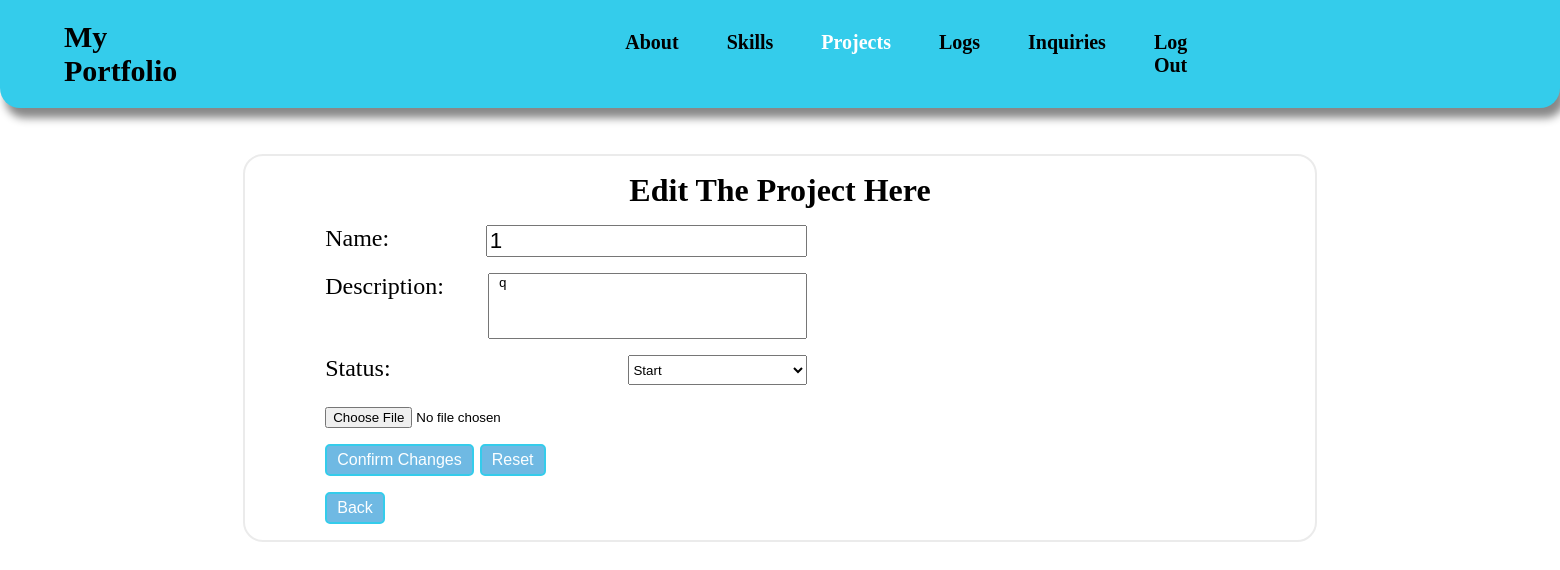
/admin/projects/edit_projects.php?edit=305 (signed in), run on the app's committed database.
### tables this page shows
CREATE TABLE `projects` (
  `id` int(11) NOT NULL,
  `name` varchar(100) NOT NULL,
  `description` text NOT NULL,
  `status` varchar(100) NOT NULL,
  `user_id` int(100) NOT NULL,
  `file_name` varchar(200) DEFAULT NULL,
  `time` timestamp NOT NULL DEFAULT current_timestamp()
);

### admin/projects/backend_edit_projects.php (called while the page is built, shortened)
<?php
    $user_id = $_SESSION['id'];
    if (isset($_GET['edit'])) {
        $edit_id = $_GET['edit'];
        $sql = "SELECT * FROM projects WHERE id = $edit_id";
        $result = mysqli_query($conn,$sql);
        if (mysqli_num_rows($result) == 1) {
            $get = mysqli_fetch_assoc($result);
            $name = $get['name'];
            $description = $get['description'];
            $status = $get['status'];
            $file_name = $get['file_name'];
        }
    }
?>

### admin/projects/edit_projects.php (the view, shortened to what this page needs)
<!DOCTYPE html>
<html lang="en">
<head>
    <link rel="stylesheet" href="/my_portfolio/css/edit.css">
</head>
<body>
<?php
    require_once($_SERVER['DOCUMENT_ROOT']. "/my_portfolio/php/config.php");
    include('backend_edit_projects.php');
?>
    <div class="header">
        <div class="header_container">
            <div class="nav_bar">
                <h1 class="header_title"> <a href="/my_portfolio/php/dashboard.php"> My Portfolio </a> </h1>
                <nav class="header_text">
                    <ul>
                        <li> <a href="../about/about.php"> About </a> </li>
                        <li id="skills"> <a href="../skills/skills.php"> Skills </a> </li>
                        <li id="projects"> <a href="../projects/projects.php"> Projects </a> </li>
                        <li id="logs"> <a href="/my_portfolio/php/logs.php"> Logs </a> </li>
                        <li id="inquiries"> <a href="/my_portfolio/php/inquiries.php"> Inquiries </a> </li>
                        <li> <a href="/my_portfolio/php/logout.php" onclick="return confirm('Are you sure you want to Log Out?')"> Log Out </a> </li>
                    </ul>
                </nav>
            </div>
        </div>
    </div>
    <form method="POST" class="project_form" enctype="multipart/form-data">
        <div class="project_section">
            <div class="project_form"> Edit The Project Here </div>
                <div class="project_container">
                    <div class="project_name">
                        <label for="name"> Name: </label>
                        <input type="text" id="project_name" name="project_name" value="<?php echo htmlspecialchars($name); ?>">
                    </div>
                    <div class="description">
                        <label for="description"> Description: </label>
                        <textarea type="text" id="description" name="description" rows="4" cols="38" placeholder="description" required> <?php echo htmlspecialchars($description); ?> </textarea>
                    </div>
                    <div class="status">
                        <label for="status"> Status: </label>
                        <select id="status" name="status" required>
                            <option value="Start" <?php if ($status == 'Start') echo 'selected'; ?>> Start </option>
                        </select>
                    </div>
                    <div class="for_file">
                        <div class="about_file">
                            <input type="file" name="fileToUpload" value="<?php echo '../../uploads/projects/'. $user_id. "/". $file_name; ?>">
                        </div>
                    </div>
                    <div class="edit_button">
                        <button type="submit"> Confirm Changes </button>
                        <input type="reset" value="Reset">
                    </div>
                    <div class="back_button">
                        <button onclick="location.href='../projects/projects.php'" type="button"> Back </button>
                    </div>
                </div>
    </form>
</body>
</html>

### css/edit.css (style rules this page uses)
body { min-height: 100vh; width: 100%; margin: 0; padding: 0; box-sizing: border-box; overflow-x: hidden; }
h1 a { display: inline-flex; text-decoration: none; color: black; }
.header { background-color: #34cceb; border-radius: 0px 0px 20px 20px; box-shadow: 5px 10px 8px #888888; }
.header_container { display: inline-block; width: 100% }
.nav_bar { display: inline-flex; align-items: center; gap: 28rem; }
.header_text { font-weight: 700; font-size: 20px; padding: 0; }
.header_text li { list-style: none; display: flex; }
ul { gap: 3rem; display: inline-flex; padding: 0; }
.header_text li a { text-decoration: none; color: black; }
.header_title { font-size: 30px; display: flex; justify-content: flex-start; padding: 0 0 0 4rem; }
li#projects a { color: white; }
.project_form { margin: 1rem; }
textarea { resize: none; width: 65%; }
.description { margin-top: 1rem; display: flex; justify-content: space-between; width: 100%; }
.project_section { width: 70%; height: 60%; background-color: #fff; margin: 30px 0; border-radius: 20px; border: 2px solid #ebebeb; align-items: center; }
.project_container { font-size: 1.5rem; align-items: flex-start; display: flex; flex-direction: column; font-weight: 500; margin-left: 5rem; width: 45%; }
.project_name input[type="text"] { font-size: 1.4rem; width: 65%; }
.project_form { display: flex; justify-content: center; font-size: 2rem; font-weight: 700; }
button { font-size: 1rem; font-weight: 500; border: 2px solid #34cceb; border-radius: 5px; padding: 5px 10px; background-color: #6fb9e3; color: #fcfeff; }
.project_name { display: flex; justify-content: space-between; width: 100%; }
.status { margin: 1rem 0; display: flex; justify-content: space-between; width: 100%; }
.status label { padding-right: 55px; }
.status select { height: 30px; width: 37%; }
.back_button { margin: 1rem 0; }
.about_file { margin-bottom: 1rem; }
.edit_button input[type="reset"] { font-size: 1rem; font-weight: 500; border: 2px solid #34cceb; border-radius: 5px; padding: 5px 10px; background-color: #6fb9e3; color: #fcfeff; }

### data on the page
projects: project_name "1", description "q", status "Start"
